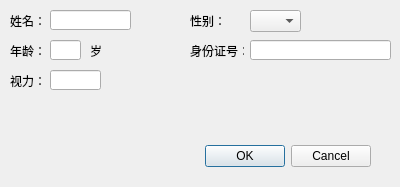
<?xml version="1.0" encoding="UTF-8"?>
<ui version="4.0">
 <class>formAdd</class>
 <widget class="QDialog" name="formAdd">
  <property name="geometry">
   <rect>
    <x>0</x>
    <y>0</y>
    <width>400</width>
    <height>187</height>
   </rect>
  </property>
  <property name="windowTitle">
   <string>患者信息</string>
  </property>
  <widget class="QDialogButtonBox" name="buttonBox">
   <property name="geometry">
    <rect>
     <x>30</x>
     <y>140</y>
     <width>341</width>
     <height>32</height>
    </rect>
   </property>
   <property name="orientation">
    <enum>Qt::Horizontal</enum>
   </property>
   <property name="standardButtons">
    <set>QDialogButtonBox::Cancel|QDialogButtonBox::Ok</set>
   </property>
  </widget>
  <widget class="QLabel" name="lblName">
   <property name="geometry">
    <rect>
     <x>10</x>
     <y>10</y>
     <width>41</width>
     <height>21</height>
    </rect>
   </property>
   <property name="text">
    <string>姓名：</string>
   </property>
  </widget>
  <widget class="QLabel" name="label">
   <property name="geometry">
    <rect>
     <x>190</x>
     <y>10</y>
     <width>54</width>
     <height>21</height>
    </rect>
   </property>
   <property name="text">
    <string>性别：</string>
   </property>
  </widget>
  <widget class="QLabel" name="label_2">
   <property name="geometry">
    <rect>
     <x>10</x>
     <y>40</y>
     <width>54</width>
     <height>21</height>
    </rect>
   </property>
   <property name="text">
    <string>年龄：</string>
   </property>
  </widget>
  <widget class="QLabel" name="label_3">
   <property name="geometry">
    <rect>
     <x>190</x>
     <y>40</y>
     <width>54</width>
     <height>21</height>
    </rect>
   </property>
   <property name="text">
    <string>身份证号：</string>
   </property>
  </widget>
  <widget class="QLabel" name="label_4">
   <property name="geometry">
    <rect>
     <x>10</x>
     <y>70</y>
     <width>54</width>
     <height>21</height>
    </rect>
   </property>
   <property name="text">
    <string>视力：</string>
   </property>
  </widget>
  <widget class="QLineEdit" name="lineEdit">
   <property name="geometry">
    <rect>
     <x>50</x>
     <y>10</y>
     <width>81</width>
     <height>20</height>
    </rect>
   </property>
  </widget>
  <widget class="QLineEdit" name="lineEdit_2">
   <property name="geometry">
    <rect>
     <x>50</x>
     <y>40</y>
     <width>31</width>
     <height>20</height>
    </rect>
   </property>
  </widget>
  <widget class="QLineEdit" name="lineEdit_3">
   <property name="geometry">
    <rect>
     <x>50</x>
     <y>70</y>
     <width>51</width>
     <height>20</height>
    </rect>
   </property>
  </widget>
  <widget class="QLineEdit" name="lineEdit_4">
   <property name="geometry">
    <rect>
     <x>250</x>
     <y>40</y>
     <width>141</width>
     <height>20</height>
    </rect>
   </property>
   <property name="text">
    <string/>
   </property>
  </widget>
  <widget class="QComboBox" name="comboBox">
   <property name="geometry">
    <rect>
     <x>250</x>
     <y>10</y>
     <width>51</width>
     <height>22</height>
    </rect>
   </property>
  </widget>
  <widget class="QLabel" name="label_5">
   <property name="geometry">
    <rect>
     <x>90</x>
     <y>40</y>
     <width>16</width>
     <height>21</height>
    </rect>
   </property>
   <property name="text">
    <string>岁</string>
   </property>
  </widget>
 </widget>
 <resources/>
 <connections>
  <connection>
   <sender>buttonBox</sender>
   <signal>accepted()</signal>
   <receiver>formAdd</receiver>
   <slot>accept()</slot>
   <hints>
    <hint type="sourcelabel">
     <x>248</x>
     <y>254</y>
    </hint>
    <hint type="destinationlabel">
     <x>157</x>
     <y>274</y>
    </hint>
   </hints>
  </connection>
  <connection>
   <sender>buttonBox</sender>
   <signal>rejected()</signal>
   <receiver>formAdd</receiver>
   <slot>reject()</slot>
   <hints>
    <hint type="sourcelabel">
     <x>316</x>
     <y>260</y>
    </hint>
    <hint type="destinationlabel">
     <x>286</x>
     <y>274</y>
    </hint>
   </hints>
  </connection>
 </connections>
</ui>
